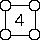

This chart was generated by the following Python code:
from PIL import Image, ImageDraw, ImageFont

img = Image.new('1', (40, 40), 1)
draw = ImageDraw.Draw(img)

draw.rectangle(((5, 5), (35, 35)))
draw.ellipse((0, 0, 11, 11), fill='white', outline='black')
draw.ellipse((0, 29, 11, 40), fill='white', outline='black')
draw.ellipse((29, 29, 40, 40), fill='white', outline='black')
draw.ellipse((29, 0, 40, 11), fill='white', outline='black')

font = font = ImageFont.truetype('/usr/share/fonts/liberation/LiberationMono-Regular.ttf', 18)
draw.text((14, 11), '4', fill='black', font=font)

img.save('test_image.png')
